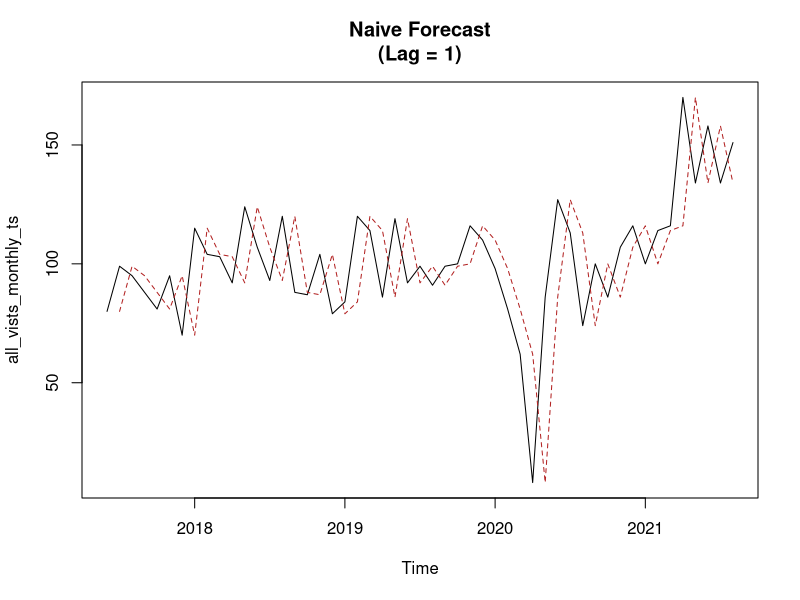
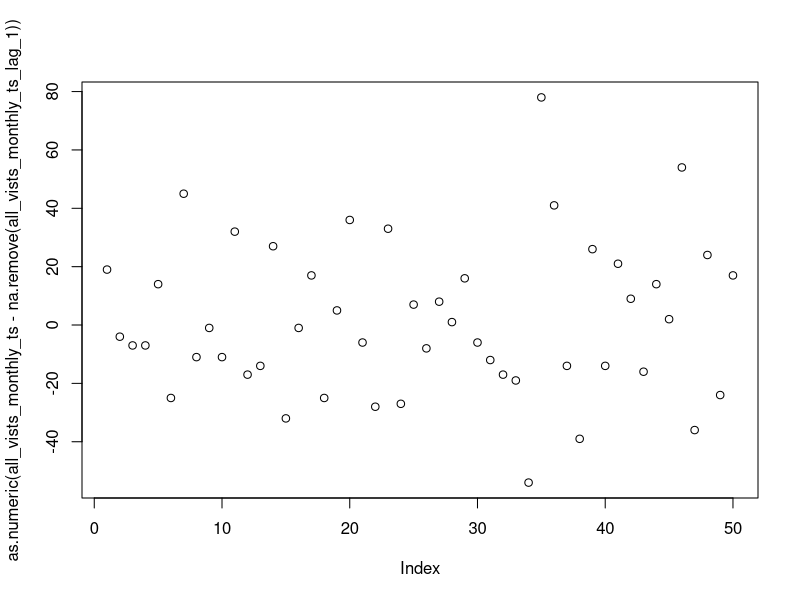
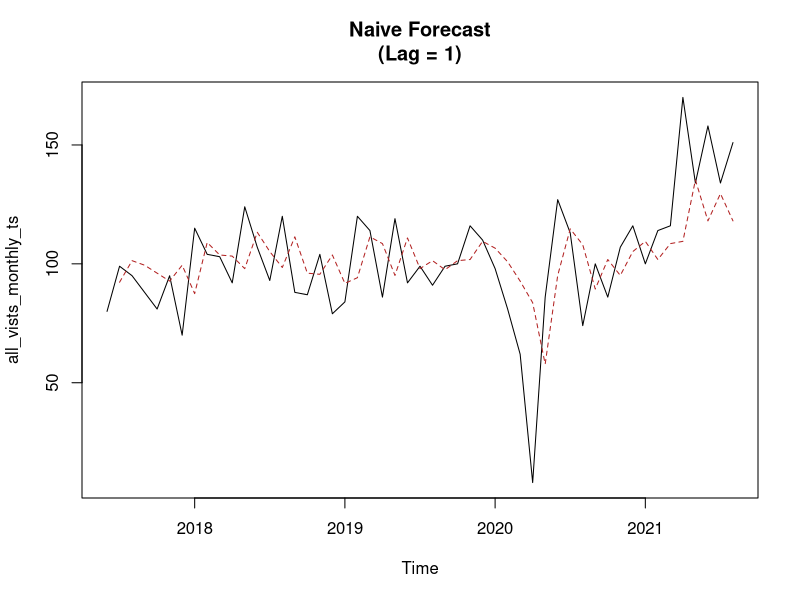

R code for these plots, in order: (Note: this script raises an error after producing the figures.)
## ---- chunk 1
knitr::opts_chunk$set(echo = TRUE)
## ---- chunk 2

library(ggplot2)
library(dplyr)
library(tidyverse)
library(lubridate)
library(forecast)
library(tseries)

# Note: The Tutorial Uses Different Test Data

all_vists <- read.csv('../Data/DentalIntelFiles/DentalIntelFiles_all_vists.csv')
## ---- chunk 3
all_vists_monthly <- all_vists %>% 
  mutate(
    startOfMonth = floor_date(as_date(mdy_hm(AppointmentDate, tz = NULL)), 'month') 
    # Floors each date to the beginning of the month and adds a new column.
  ) %>% 
  group_by(
    startOfMonth # Groups each entity by the start date of the month
  ) %>% 
  summarise(Appointments = n()) # Aggregates all appointments

all_vists_monthly_ts <- all_vists_monthly %>%
  pull(Appointments) %>% 
  ts(start = c(2017,6), frequency = 12)

all_vists_monthly_ts

which.min(all_vists_monthly_ts)


all_vists_monthly_ts[35] 

round(mean(all_vists_monthly_ts[c(33:34,36)]),0)


## ---- chunk 4

all_vists_monthly_ts_lag_1 <- ts(lag(as.vector(all_vists_monthly_ts)), start = c(2017,6), frequency = 12)


plot(all_vists_monthly_ts, main = 'Naive Forecast\n(Lag = 1)')
lines(all_vists_monthly_ts_lag_1, col = 'firebrick', lty = 'dashed',add = TRUE)
## ---- chunk 5

sum((all_vists_monthly_ts - na.remove(all_vists_monthly_ts_lag_1))^2) #MSE

sqrt(sum((all_vists_monthly_ts - na.remove(all_vists_monthly_ts_lag_1))^2))

## ---- chunk 6
plot(as.numeric(all_vists_monthly_ts - na.remove(all_vists_monthly_ts_lag_1)))

naive_forecast_tslm <- tslm(all_vists_monthly_ts ~ all_vists_monthly_ts_lag_1)

b <-naive_forecast_tslm$coefficients

forecast::accuracy(naive_forecast_tslm)

sqrt(sum(na.remove(naive_forecast_tslm$residuals^2))/50)

plot(all_vists_monthly_ts, main = 'Naive Forecast\n(Lag = 1)')
lines(fitted(naive_forecast_tslm), col = 'firebrick', lty = 'dashed')
# lines(b[1] + b[2], col = 'skyblue', lty = 'dashed')

arima(naive_forecast_tslm)
## ---- chunk 7
model_two <- tslm(all_vists_monthly_ts ~ trend + I(trend^2))

plot(all_vists_monthly_ts, main = 'Zimbi Trend Model')
lines(model_two$fitted, col = 'firebrick', lty = 'dashed')
accuracy(model_two)

summary(model_two)
## ---- chunk 8
nValid <- 48
nTrain <- length(all_vists_monthly_ts) - nValid
train.ts <- window(all_vists_monthly_ts, start = c(2017,6), end = c(2017,nValid))
valid.ts <- window(all_vists_monthly_ts, start = c(2017, nTrain + 1), end = c(2017, nTrain+nValid))
appointments.lm <- tslm(train.ts ~ trend + I(trend^2))
appointments.lm.pred <- forecast(appointments.lm, h = nValid, level = 0)

plot(appointments.lm.pred, ylim = c(0,200), ylab = 'Appointments', xlab = 'Time', bty = 'l',
xaxt = 'n', xlim = c(2017.5,2021), main = 'Zimbi Dental Appointment Forecast', flty = 2)
# plot(appointments.lm.pred, xlim = )
axis(1, at = seq(2017,2022,1), labels = format(seq(2017,2022,1)))
lines(appointments.lm$fitted, lwd = 3)
lines(valid.ts)

accuracy(appointments.lm.pred)
